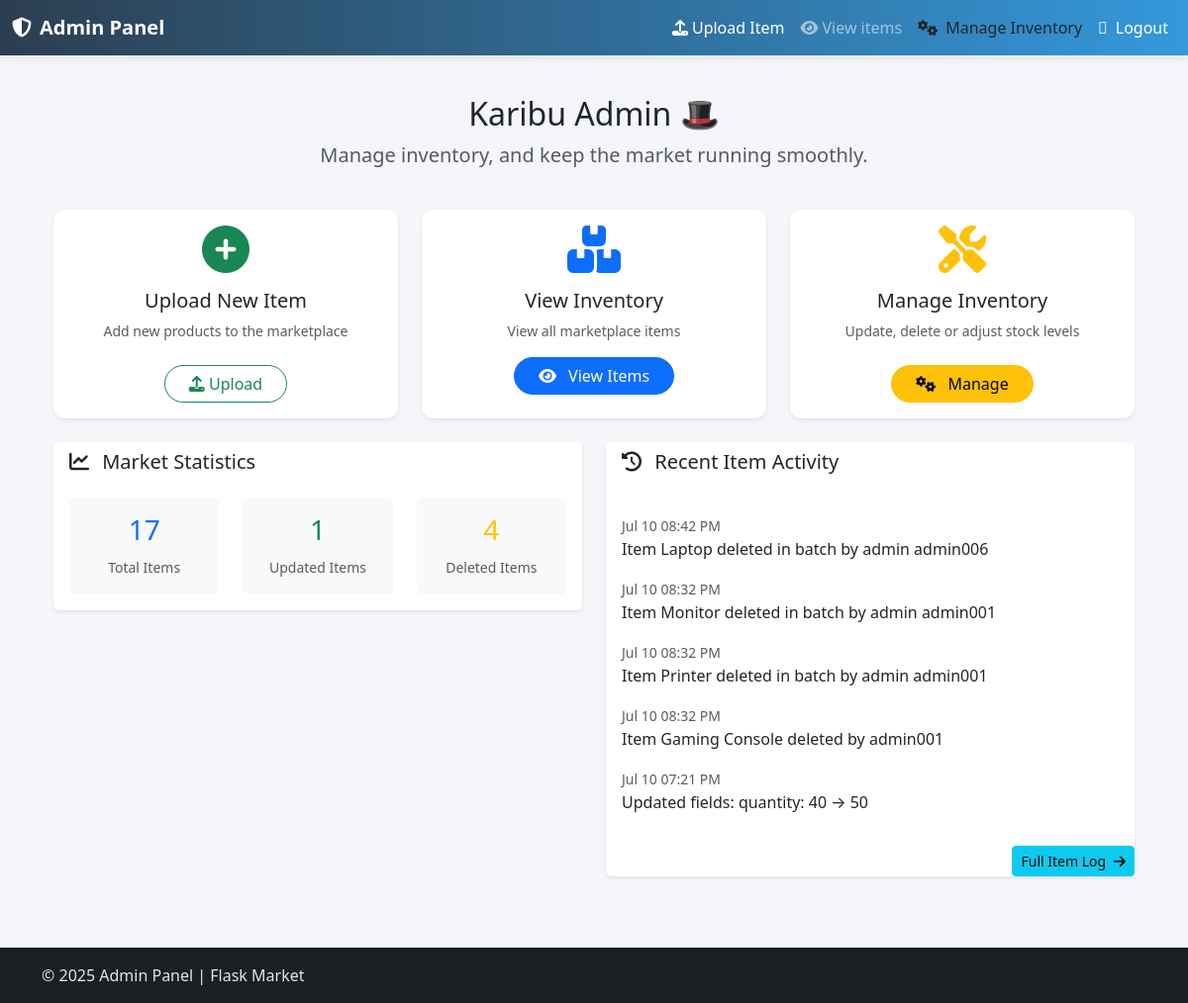
The app's page /admins/admins (signed in), older data.
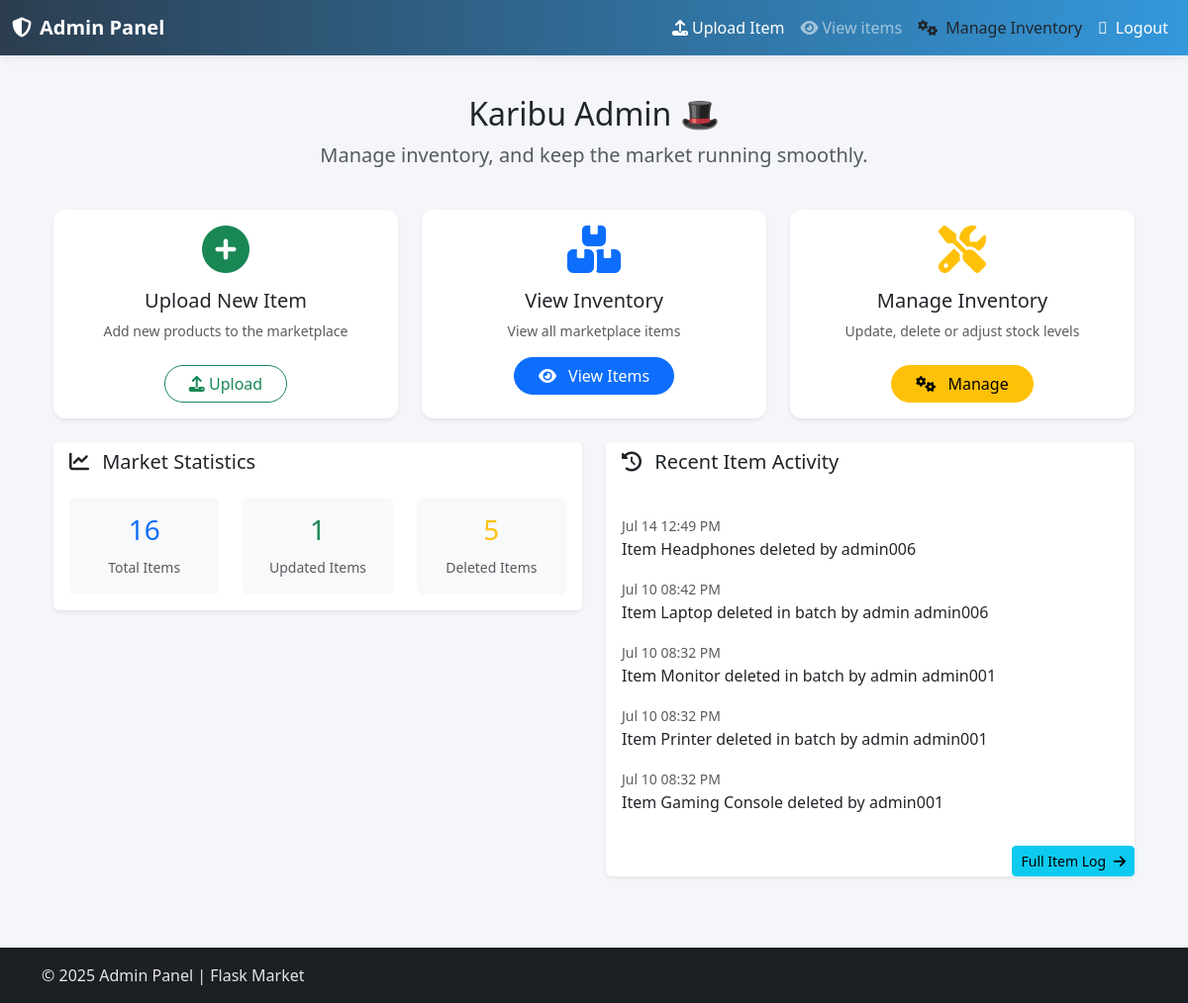
The same page, newer data.
### admins/models.py (models this page shows, shortened)
class ItemManagementlog(db.Model):
    __tablename__ = 'item_management_log'
    log_id = db.Column(db.String(), primary_key=True)
    item_id = db.Column(db.String(), nullable=False)
    action = db.Column(db.String(length=50), nullable=False)
    admin_id = db.Column(db.String(), db.ForeignKey('admins.admin_id'), nullable=False)
    timestamp = db.Column(db.DateTime(timezone=True), nullable=False, default=lambda: datetime.now(ZoneInfo("Africa/Nairobi")))
    notes = db.Column(db.Text)
    admin = db.relationship('Admins', backref='management_logs')

### admins/routes.py (the view)
@admins_bp.route('/admins')
def admins():
    return render_template('/admin/admins_home.html')

### admins/routes.py (called while the page is built)
@admins_bp.context_processor
def inject_now():
    eat = ZoneInfo("Africa/Nairobi")
    return {'now': datetime.now(tz=eat)}

@admins_bp.context_processor
def inject_stats():
    stats = {
        'total_items': Items.query.count(),
        'total_admins': Admins.query.count(),
        'pending_approvals': Admins.query.filter_by(is_approved=False).count(),
        'active_admins': Admins.query.filter_by(is_approved=True).count(),
        'updated_items': ItemManagementlog.query.filter_by(action='updated').count(),
        'deleted_items': ItemManagementlog.query.filter_by(action='deleted').count(),
    }
    recent_items_logs = ItemManagementlog.query.order_by(ItemManagementlog.timestamp.desc()).limit(5).all()
    recent_admins_logs = AdminActionLog.query.order_by(AdminActionLog.timestamp.desc()).limit(5).all()
    return {
        'stats': stats,
        'recent_admins_logs': recent_admins_logs,
        'recent_items_logs': recent_items_logs
    }

### admins/templates/admin/admins_home.html (shortened to what the changed rows need)
{% extends 'admin_base.html' %}
{% block content %}
    {% if not  session.get('admin_logged_in') %}
        <div class="text-center mt-5">
            <h3 class="text-danger"><i class="fas fa-lock me-2"></i>You must be logged in to access the admin dashboard</h3>
            <a href="{{ url_for('admins.admin_login') }}" class="btn btn-primary mt-4 px-4">Login Now</a>
        </div>
    {% else %}
    <div class="container-fluid py-4">
        <div class="row mb-4">
            <div class="col-12 text-center">
                <h2 class="mb-2">Karibu Admin 🎩</h2>
                <p class="lead text-muted">
                    Manage inventory{% if session.get('is_super_admin') %},  approve admins{% endif %}, and keep the market running smoothly.
                </p>
            </div>
        </div>
        <div class="row g-4 mb-4">
            <div class="col-md-4">
                <div class="card cardhover border-0 shadow-sm h-100 position-relative">
                    <div class="card-body text-center">
                        <i class="fas fa-plus-circle fa-3x text-success mb-3"></i>
                        <h5>Upload New Item</h5>
                        <p class="text-muted small">Add new products to the marketplace</p>
                        <a href="{{ url_for('admins.admin_item_upload') }}" class="btn btn-outline-success rounded-pill px-4 mt-2">
                            <i class="fas fa-upload"></i> Upload
                        </a>
                    </div>
                </div>
            </div>
            <div class="col-md-4">
                <div class="card cardhover border-0 shadow-sm h-100 position-relative">
                    <div class="card-body text-center">
                        <i class="fas fa-boxes fa-3x text-primary mb-3"></i>
                        <h5>View Inventory</h5>
                        <p class="text-muted small">View all marketplace items</p>
                        <a href="{{ url_for('admins.admin_items_view') }}" class="btn btn-primary rounded-pill px-4">
                            <i class="fas fa-eye me-2"></i> View Items
                        </a>
                    </div>
                </div>
            </div>
            <div class="col-md-4">
                <div class="card cardhover border-0 shadow-sm h-100 position-relative">
                    <div class="card-body text-center">
                        <i class="fas fa-tools fa-3x text-warning mb-3"></i>
                        <h5>Manage Inventory</h5>
                        <p class="text-muted small">Update, delete or adjust stock levels</p>
                        <a href="{{ url_for('admins.admin_items_manage') }}" class="btn btn-warning rounded-pill px-4 mt-2">
                            <i class="fas fa-cogs me-2"></i> Manage
                        </a>
                    </div>
                </div>
            </div>
        </div>
        <div class="row g-4">
            <div class="col-md-6">
                <div class="card shadow-sm border-0">
                    <div class="card-header bg-white border-0">
                        <h5 class="mb-0"><i class="fas fa-chart-line me-2"></i> Market Statistics</h5>
                    </div>
                    <div class="card-body">
                        <div class="row text-center">
                            <div class="col-4">
                                <div class="p-3 bg-light rounded">
                                    <h3 class="text-primary">{{ stats.get('total_items', '---') }}</h3>
                                    <small class="text-muted">Total Items</small>
                                </div>
                            </div>
                            <div class="col-4">
                                <div class="p-3 bg-light rounded">
                                    <h3 class="text-success">{{ stats.get('updated_items', '---') }}</h3>
                                    <small class="text-muted">Updated Items</small>
                                </div>
                            </div>
                            <div class="col-4">
                                <div class="p-3 bg-light rounded">
                                    <h3 class="text-warning">{{ stats.get('deleted_items','---') }}</h3>
                                    <small class="text-muted">Deleted Items </small>
                                </div>
                            </div>
                        </div>
                    </div>
                </div>
            </div>
            <div class="col-md-6">
                <div class="card shadow-sm border-0">
                    <div class="card-header bg-white border-0">
                        <h5><i class="fas fa-history me-2"></i> Recent Item Activity</h5>
                    </div>
                    <div class="card-body">
                        {% if recent_items_logs %}
                        <ul class="list-group list-group-flush">
                            {% for log in recent_items_logs %}
                            <li class="list-group-item border-0 px-0">
                                <small class="text-muted">{{ log.timestamp.strftime('%b %d %I:%M %p') }}</small>
                                <p class="mb-0">{{ log.notes }}</p>
                            </li>
                            {% endfor %}
                        </ul>
                        {% else %}
                        <p class="text-muted text-center mb-0">No recent activity to display.</p>
                        {% endif %}
                    </div>
                    <div class="text-end mt-2">
                        <a href="{{url_for('admins.item_activity_log')}}" class="btn btn-info btn-sm" >
                            Full Item Log <i class="fas fa-arrow-right ms-1"></i>
                        </a>
                    </div>
                </div>
            </div>
        </div>
    </div>
    {% endif %}
{% endblock %}

Row changes from the older to the newer data that the page shows:
no longer on this page (row unchanged): ItemManagementlog: timestamp "Jul 10 07:21 PM", notes "Updated fields: quantity: 40 → 50"
added ItemManagementlog: timestamp "Jul 14 12:49 PM", notes "Item Headphones deleted by admin006"
Text that changed along with them:
{{ stats.get('total_items', '---') }}: "17" → "16"
{{ stats.get('deleted_items','---') }}: "4" → "5"
